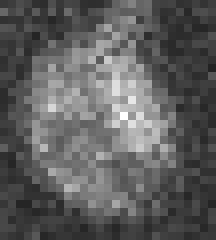
#> input picture template.png, 27 x 30 px (shown 8 times larger)
$ python template_matching.py
#> lines starting #> are read from the running program, lines starting #| are printed output that depends on the picture; after the words box and inside, x2 and y2 are one past the last pixel; in counts of white or black regions, pixels touching at a corner belong together
# import the necessary packages
import numpy as np
import argparse
import imutils
import glob
import cv2

# construct the argument parser and parse the arguments
# ap = argparse.ArgumentParser()
# ap.add_argument("-t", "--template", required=True, help="Path to template image")
# ap.add_argument("-i", "--images", required=True,
#                 help="Path to images where template will be matched")
# ap.add_argument("-v", "--visualize",
#                 help="Flag indicating whether or not to visualize each iteration")
# args = vars(ap.parse_args())

# load the image image, convert it to grayscale, and detect edges
template = cv2.imread("template.png")
#> template is the input picture: shape (30, 27, 3); min 35, max 255, mean 93.6
template = cv2.cvtColor(template, cv2.COLOR_BGR2GRAY)
#> template: shape (30, 27)
template = cv2.Canny(template, 50, 200)
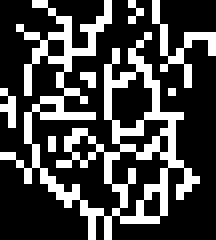
#> template: shape (30, 27) (shown 8 times larger); 27.5% white in thin lines or dots
(tH, tW) = template.shape[:2]
#> tH = 30; tW = 27
cv2.imshow("Template", template)

image = cv2.imread("SAMPLE.jpg")
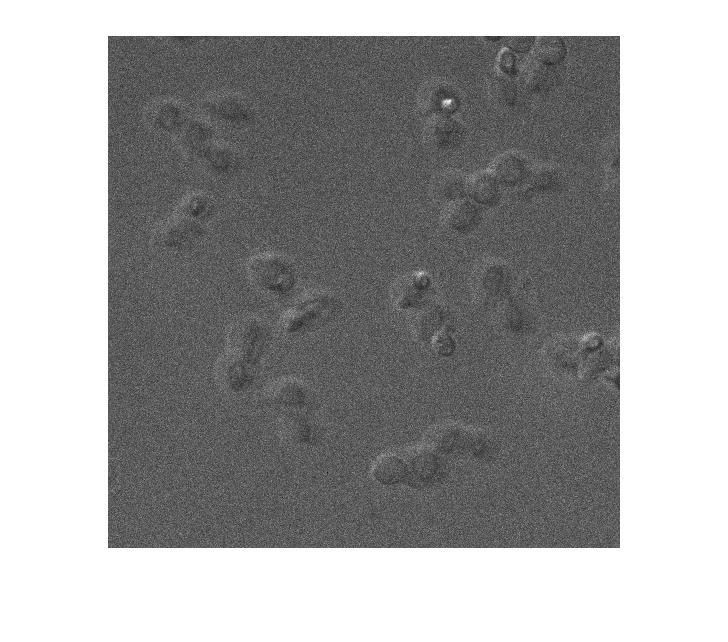
#> input picture SAMPLE.jpg, 728 x 642 px
#> image is the input picture: shape (642, 728, 3); min 15, max 255, mean 163
gray = cv2.cvtColor(image, cv2.COLOR_BGR2GRAY)
found = None

# loop over the scales of the image
for scale in np.linspace(0.2, 1.0, 20)[::-1]:
    # resize the image according to the scale, and keep track
    # of the ratio of the resizing
    resized = imutils.resize(gray, width=int(gray.shape[1] * scale))
    r = gray.shape[1] / float(resized.shape[1])

    # if the resized image is smaller than the template, then break
    # from the loop
    if resized.shape[0] < tH or resized.shape[1] < tW:
        break

    # detect edges in the resized, grayscale image and apply template
    # matching to find the template in the image
    edged = cv2.Canny(resized, 50, 200)
    result = cv2.matchTemplate(edged, template, cv2.TM_CCOEFF)
    (_, maxVal, _, maxLoc) = cv2.minMaxLoc(result)

    # check to see if the iteration should be visualized
    # if args.get("visualize", False):
    # draw a bounding box around the detected region
    clone = np.dstack([edged, edged, edged])
    cv2.rectangle(clone, (maxLoc[0], maxLoc[1]),
                  (maxLoc[0] + tW, maxLoc[1] + tH), (0, 0, 255), 2)
    cv2.imshow("Visualize", clone)
    cv2.waitKey(0)
#> this loop made 20 passes
#> (maxVal, maxLoc) on passes 1 to 12: (1959901.6, (279, 487)), (1963834.2, (167, 183)), (1657415, (459, 46)), (1753507.5, (474, 38)), (1626106.6, (155, 161)), (1663997.8, (334, 257)), (1691371.5, (341, 135)), (1522628.6, (123, 130)), (1584763.6, (261, 186)), (1588697.2, (351, 208)), (1451823.6, (282, 24)), (1846710, (222, 163))
#> pass 1, `result = cv2.matchTemplate(edged, template, cv2.TM_CCOEFF)`:
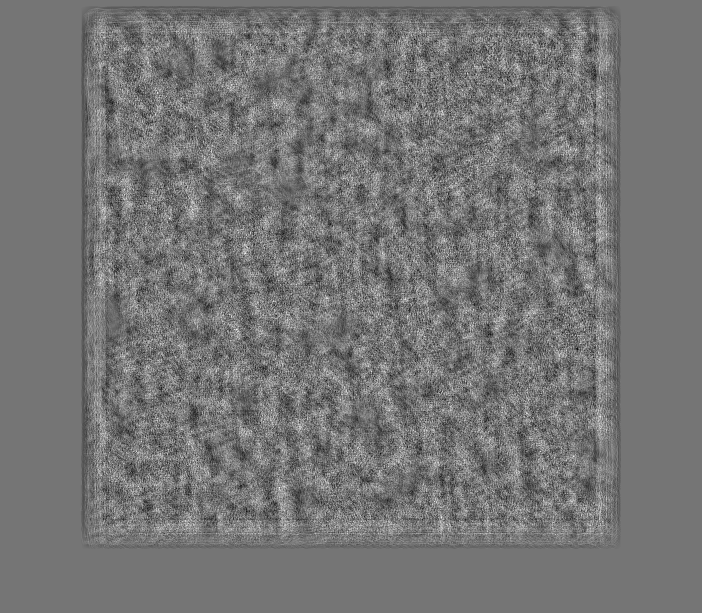
#> result: shape (613, 702) float32; min -1668092, max 1959901.6, mean 0; drawn with min black and max white
#> after the loop:
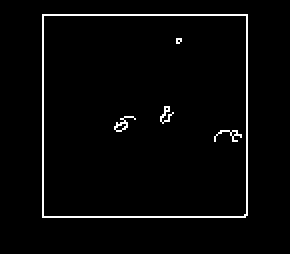
#> edged: shape (127, 145) (shown 2 times larger); 2.7% white in thin lines or dots, all inside (x1, y1, x2, y2) = (21, 7, 124, 109)
#> after the loop:
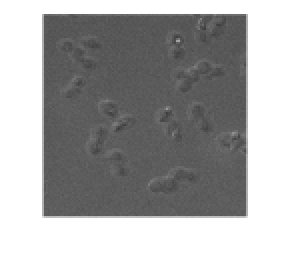
#> resized: shape (127, 145) (shown 2 times larger); min 61, max 255, mean 163
#> after the loop:
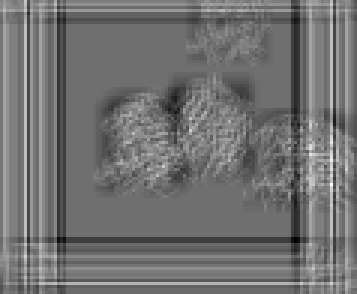
#> result: shape (98, 119) float32 (shown 3 times larger); min -789531.8, max 1019848.9, mean 18400.7; drawn with min black and max white

# if we have found a new maximum correlation value, then ipdate
# the bookkeeping variable
if found is None or maxVal > found[0]:
    found = (maxVal, maxLoc, r)
#> found = (1019848.9, (110, 61), 5.02)

# unpack the bookkeeping varaible and compute the (x, y) coordinates
# of the bounding box based on the resized ratio
(_, maxLoc, r) = found
(startX, startY) = (int(maxLoc[0] * r), int(maxLoc[1] * r))
#> startX = 552; startY = 306
(endX, endY) = (int((maxLoc[0] + tW) * r), int((maxLoc[1] + tH) * r))
#> endX = 687; endY = 456

# draw a bounding box around the detected result and display the image
cv2.rectangle(image, (startX, startY), (endX, endY), (0, 0, 255), 2)
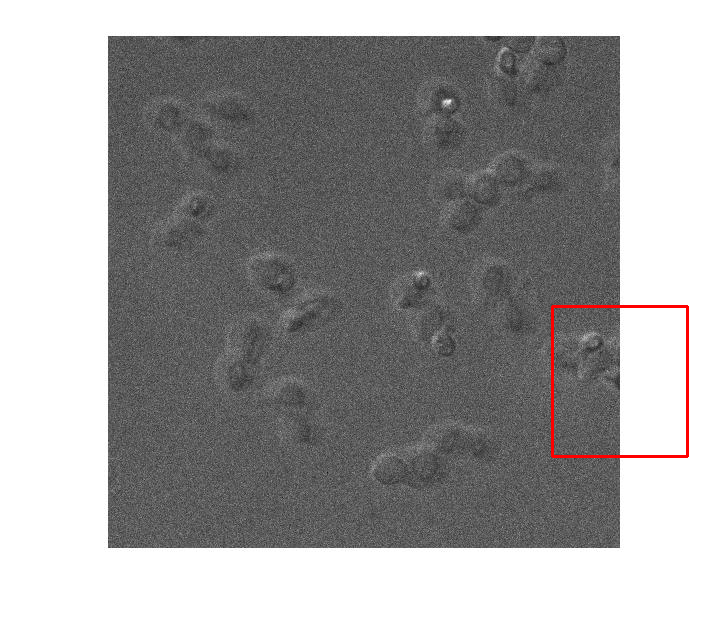
#> image: shape (642, 728, 3); 0.37% of pixels changed, all inside (x1, y1, x2, y2) = (551, 305, 689, 458)
cv2.imshow("Image", image)
cv2.waitKey(0)
